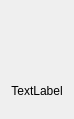
<?xml version="1.0" encoding="UTF-8"?>
<ui version="4.0">
 <class>FileFrame</class>
 <widget class="QFrame" name="FileFrame">
  <property name="geometry">
   <rect>
    <x>0</x>
    <y>0</y>
    <width>74</width>
    <height>119</height>
   </rect>
  </property>
  <property name="sizePolicy">
   <sizepolicy hsizetype="Fixed" vsizetype="Fixed">
    <horstretch>0</horstretch>
    <verstretch>0</verstretch>
   </sizepolicy>
  </property>
  <property name="minimumSize">
   <size>
    <width>74</width>
    <height>119</height>
   </size>
  </property>
  <property name="maximumSize">
   <size>
    <width>74</width>
    <height>119</height>
   </size>
  </property>
  <property name="focusPolicy">
   <enum>Qt::StrongFocus</enum>
  </property>
  <property name="windowTitle">
   <string>Frame</string>
  </property>
  <property name="styleSheet">
   <string notr="true">QWidget#FileFrame:hover {
 background: orange;
 border: 2px solid rgb(255, 118, 26);
 border-radius: 4px;
}
</string>
  </property>
  <property name="frameShape">
   <enum>QFrame::NoFrame</enum>
  </property>
  <property name="frameShadow">
   <enum>QFrame::Raised</enum>
  </property>
  <layout class="QVBoxLayout" name="verticalLayout">
   <property name="leftMargin">
    <number>0</number>
   </property>
   <property name="topMargin">
    <number>0</number>
   </property>
   <property name="rightMargin">
    <number>0</number>
   </property>
   <property name="bottomMargin">
    <number>0</number>
   </property>
   <item>
    <widget class="QLabel" name="iconLabel">
     <property name="text">
      <string/>
     </property>
     <property name="pixmap">
      <pixmap resource="resources.qrc">:/icons/resources/file_normal.png</pixmap>
     </property>
    </widget>
   </item>
   <item>
    <widget class="QLabel" name="nameLabel">
     <property name="text">
      <string>TextLabel</string>
     </property>
     <property name="alignment">
      <set>Qt::AlignCenter</set>
     </property>
    </widget>
   </item>
  </layout>
 </widget>
 <resources>
  <include location="resources.qrc"/>
 </resources>
 <connections/>
</ui>
